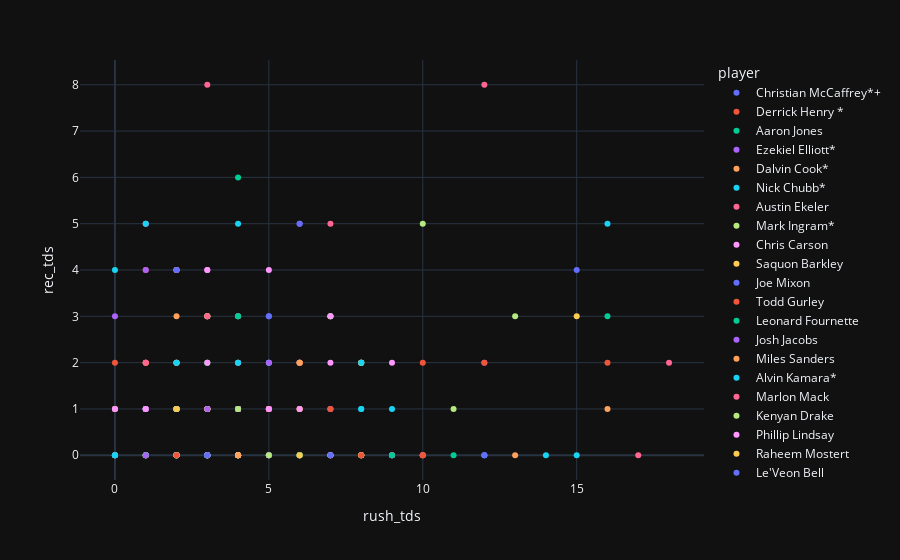

The notebook cell saved with this chart:
### Markdown cell above
aca tenemos un ejemplo claro del heatmap, a medida que mas intentos de acarreos tienen los rbs mayor es la cantidad de anotaciones que tienen, esta correlacion es del 70%

### Code cell
import plotly.express as px
fig = px.scatter(jugadores_rb, x="rush_tds", y="rec_tds", color='player')
fig.show();
